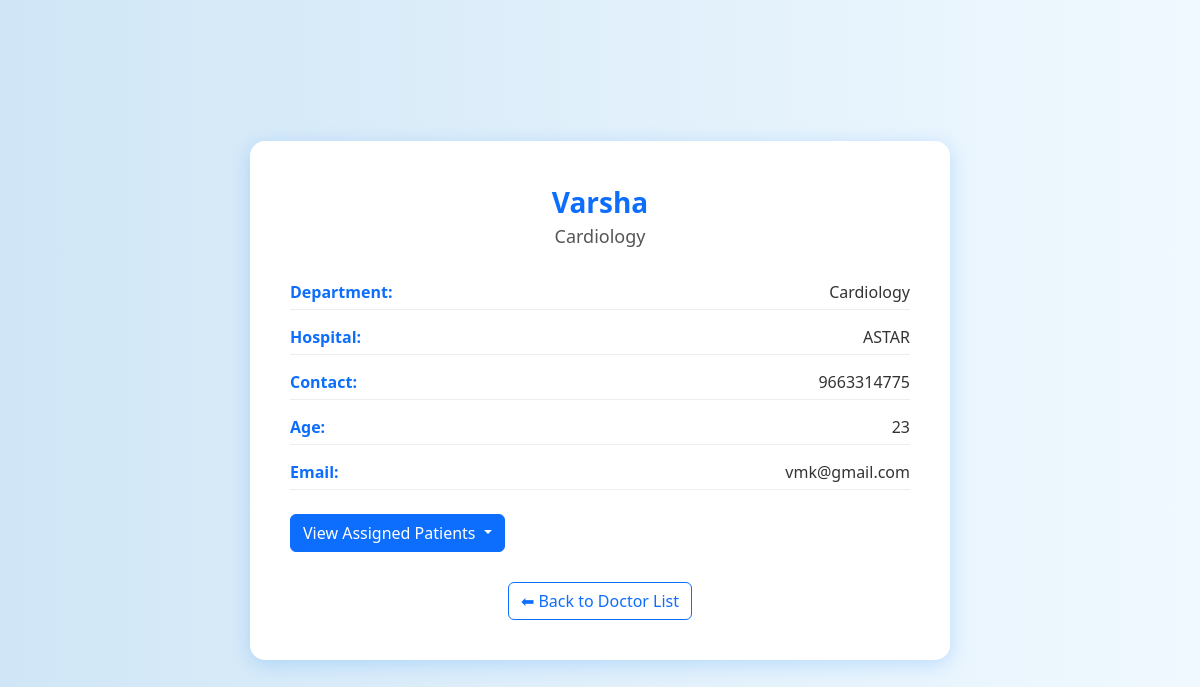
The app's page /doctor/1/profile/ with its own data.
### hospital/models.py (models this page shows, shortened)
class Doctor(models.Model):
    dname = models.CharField(max_length=50)
    dspecialization = models.CharField(max_length=50)
    Department = models.ForeignKey(Department, on_delete=models.CASCADE)

class Department(models.Model):
    dname = models.CharField(max_length=50)
    d_loc= models.CharField(max_length=50)
    hospital = models.ForeignKey(Hospital, on_delete=models.CASCADE)

class Hospital(models.Model):
    hname= models.CharField(max_length=100)
    image = models.CharField(max_length=255,null=True, blank=True)
    hcity = models.CharField(max_length=50)

class Doctor_Profile(models.Model):
    dcontact= models.IntegerField()
    dage=models.IntegerField()
    dmail= models.EmailField()
    doctor=models.OneToOneField(Doctor,on_delete=models.CASCADE)

### hospital/views.py (the view)
# urls.py: path('doctor/<int:doctor_id>/profile/', views.doctor_profile_view, name='doctor_profile'),
def doctor_profile_view(request, doctor_id):
    doctor = get_object_or_404(Doctor, id=doctor_id)
    patients = Patient.objects.filter(Doctor=doctor)
    try:
        profile = doctor.doctor_profile
    except Doctor_Profile.DoesNotExist:
        profile = None
    context={
        'doctor': doctor,
        'profile': profile,
        'patients': patients,
    }
    return render(request, 'doctor_profile.html', context)

### hospital/templates/doctor_profile.html (shortened to what this page needs)
{% load static %}
<!DOCTYPE html>
<html lang="en">
<head>
    <link href="https://cdn.jsdelivr.net/npm/bootstrap@5.3.0/dist/css/bootstrap.min.css" rel="stylesheet">
</head>
<body>
<div class="container">
    <div class="card-profile">
        <div class="doc-name">{{ doctor.dname }}</div>
        <div class="doc-specialization">{{ doctor.dspecialization }}</div>
        <div class="info-section">
            <div class="info-row">
                <div class="info-label">Department:</div>
                <div class="info-value">{{ doctor.Department.dname }}</div>
            </div>
            <div class="info-row">
                <div class="info-label">Hospital:</div>
                <div class="info-value">{{ doctor.Department.hospital.hname }}</div>
            </div>
            {% if profile %}
            <div class="info-row">
                <div class="info-label">Contact:</div>
                <div class="info-value">{{ profile.dcontact }}</div>
            </div>
            <div class="info-row">
                <div class="info-label">Age:</div>
                <div class="info-value">{{ profile.dage }}</div>
            </div>
            <div class="info-row">
                <div class="info-label">Email:</div>
                <div class="info-value">{{ profile.dmail }}</div>
            </div>
            {% else %}
            <div class="info-row">
                <div class="info-label">Profile Status:</div>
                <div class="info-value text-danger">Doctor profile not yet created.</div>
            </div>
            {% endif %}
            <div class="dropdown mt-4">
                <button class="btn btn-primary dropdown-toggle" type="button" data-bs-toggle="dropdown" aria-expanded="false">
                    View Assigned Patients
                </button>
            </div>
        </div>
        <a href="{% url 'hospital:doctor_list' doctor.Department.hospital.id %}" class="btn btn-outline-primary btn-back">
            ⬅ Back to Doctor List
        </a>
    </div>
</div>
</body>
</html>

### hospital/templates/doctor_profile.html (style rules this page uses)
body { margin: 0; padding: 0; background: linear-gradient(to right, #d0e6f6, #f0f9ff); font-family: 'Segoe UI', sans-serif; }
.container { min-height: 100vh; display: flex; align-items: center; justify-content: center; padding: 40px 20px; }
.card-profile { background: #ffffff; border-radius: 15px; padding: 40px; max-width: 700px; width: 100%; box-shadow: 0 4px 20px rgba(0, 123, 255, 0.2); text-align: center; }
.doc-name { font-size: 28px; font-weight: bold; color: #0d6efd; }
.doc-specialization { font-size: 18px; color: #555; }
.info-section { margin-top: 30px; text-align: left; }
.info-label { font-weight: 600; color: #0d6efd; }
.info-value { color: #333; }
.info-row { display: flex; justify-content: space-between; margin-bottom: 15px; border-bottom: 1px solid #eee; padding-bottom: 5px; }
.btn-back { margin-top: 30px; }

### records on screen
Doctor: dname "Varsha", dspecialization "Cardiology", Department.dname "Cardiology", Department.hospital.hname "ASTAR"
Doctor_Profile: dcontact "9663314775", dage "23", dmail "vmk@gmail.com"
